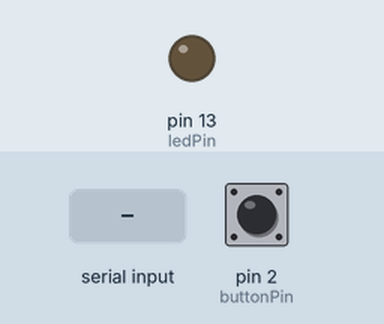
A sketch run on a simulated Arduino Uno, built with avr-gcc and run on an emulated ATmega328P. Shown: output pins drawn as LEDs (lit = HIGH). Inputs (shaded band) come from the test bench; at power-on: pin 2 (buttonPin) HIGH.

Above: at 1.2 s.
1.3 s: "ON\n" received over Serial
At 2.5 s:
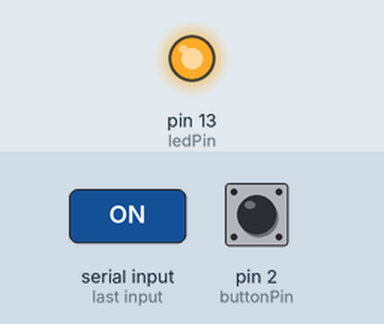
4.4 s: "OFF\n" received over Serial
At 4.9 s:
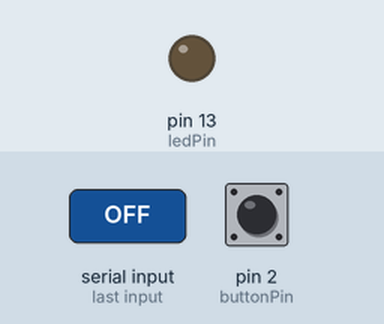
Timing chart, 0 to 7.4 s (numbered marks = the images above; inputs shaded):
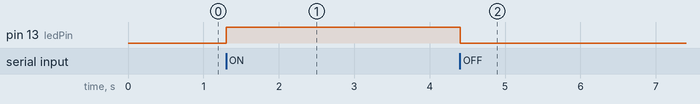

Measured:
- after the input at 1.3 s, pin 13 (ledPin): LOW → HIGH at once
- after the input at 4.4 s, pin 13 (ledPin): HIGH → LOW at once

The sketch:

Task3-2.ino
```cpp
const int ledPin = 13;
const int buttonPin = 2;

int lastButtonState = HIGH;

void setup() {
  pinMode(ledPin, OUTPUT);
  pinMode(buttonPin, INPUT_PULLUP);

  Serial.begin(9600);
}

void loop() {

  if (Serial.available() > 0) {
    String command = Serial.readStringUntil('\n');
    command.trim();

    if (command == "ON") {
      digitalWrite(ledPin, HIGH);
    }
    else if (command == "OFF") {
      digitalWrite(ledPin, LOW);
    }
  }

int currentState = digitalRead(buttonPin);
if (currentState != lastButtonState) {
    if (currentState == LOW) {
        Serial.println("BUTTON_PRESSED");
    } else {
        Serial.println("BUTTON_RELEASED");
    }
    lastButtonState = currentState;
    delay(50); // Debounce
}
}
```
